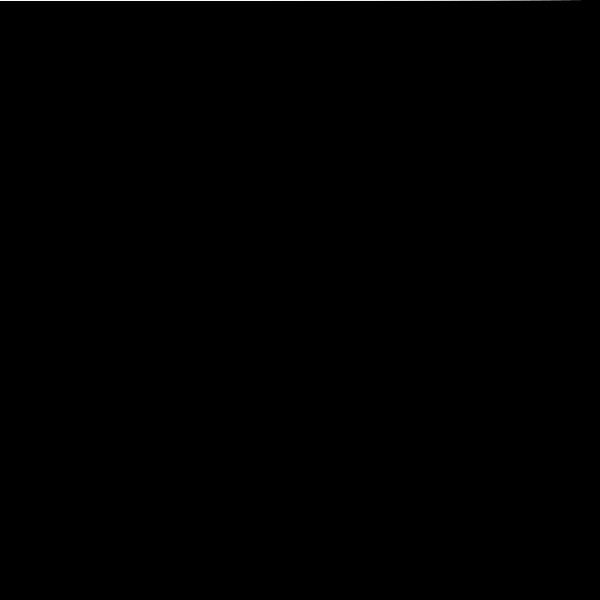
Frame 1 (no input)
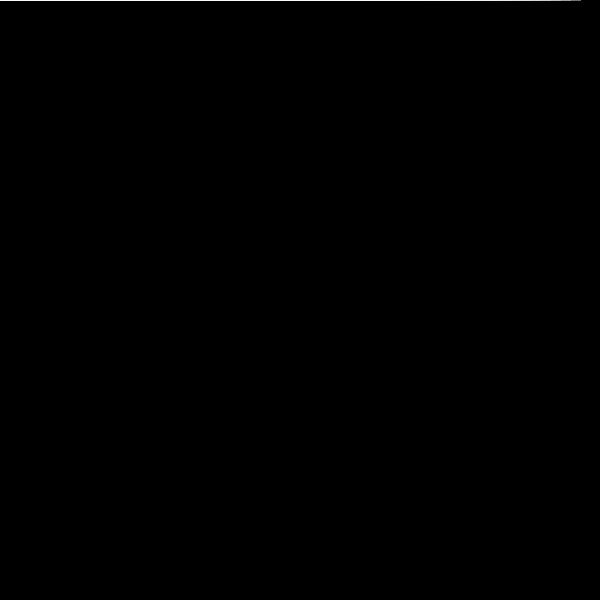
Frame 60 (the mouse pressed at the canvas centre just before this capture)
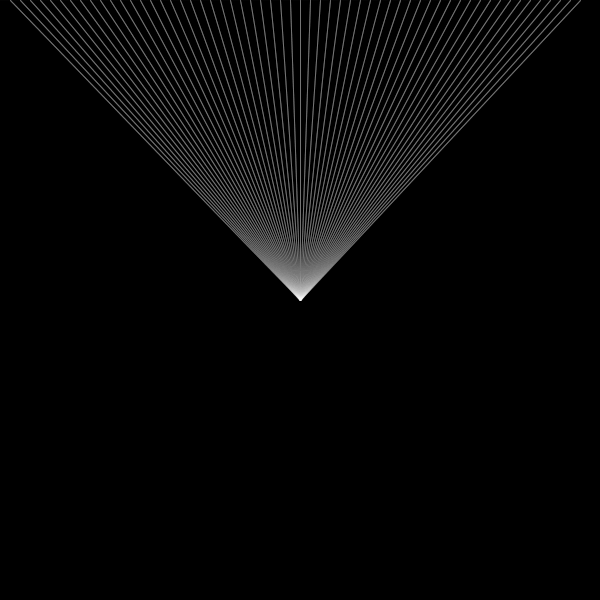
Frame 120 (the mouse held since frame 60 and released just before this capture)

The Processing sketch that drew these frames (run headless with seeded random() and noise(); from frame 60 on, the mouse is pressed at the canvas centre):

// Processing sketch: beatyArray
// ── beatyArray.pde
float[]base;
float n = 10;

void setup() {
  size(600, 600);
  background(0);
  base = new float [360];
  
}

void draw() {
  noStroke();
  fill(0,40);
  rect(0,0,width,height);
  stroke(255,30);
  for (float i = n; i < width-n; i += n) {
    line(i, 0, mouseX,mouseY);
  }
}
